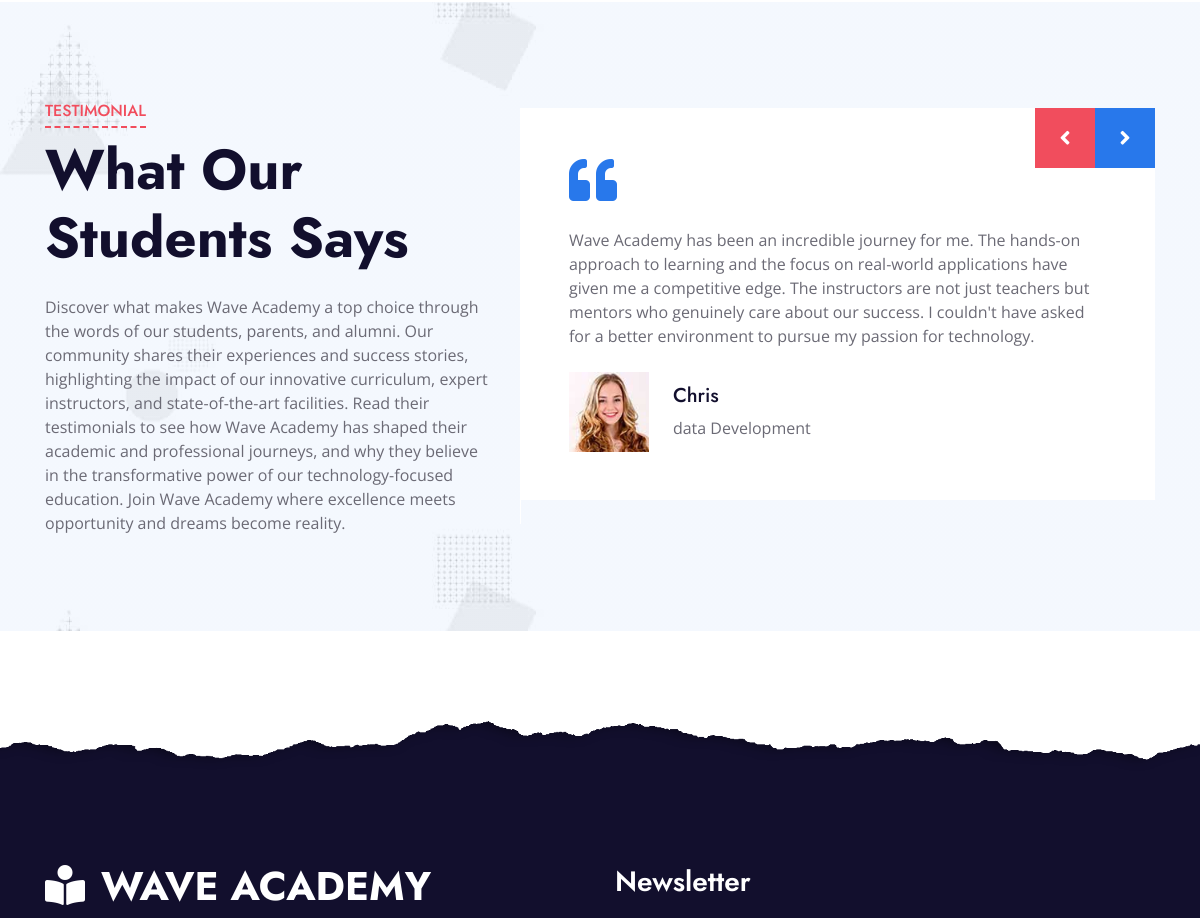
/testimonial (middle part), run on an earlier commit of the app's database.
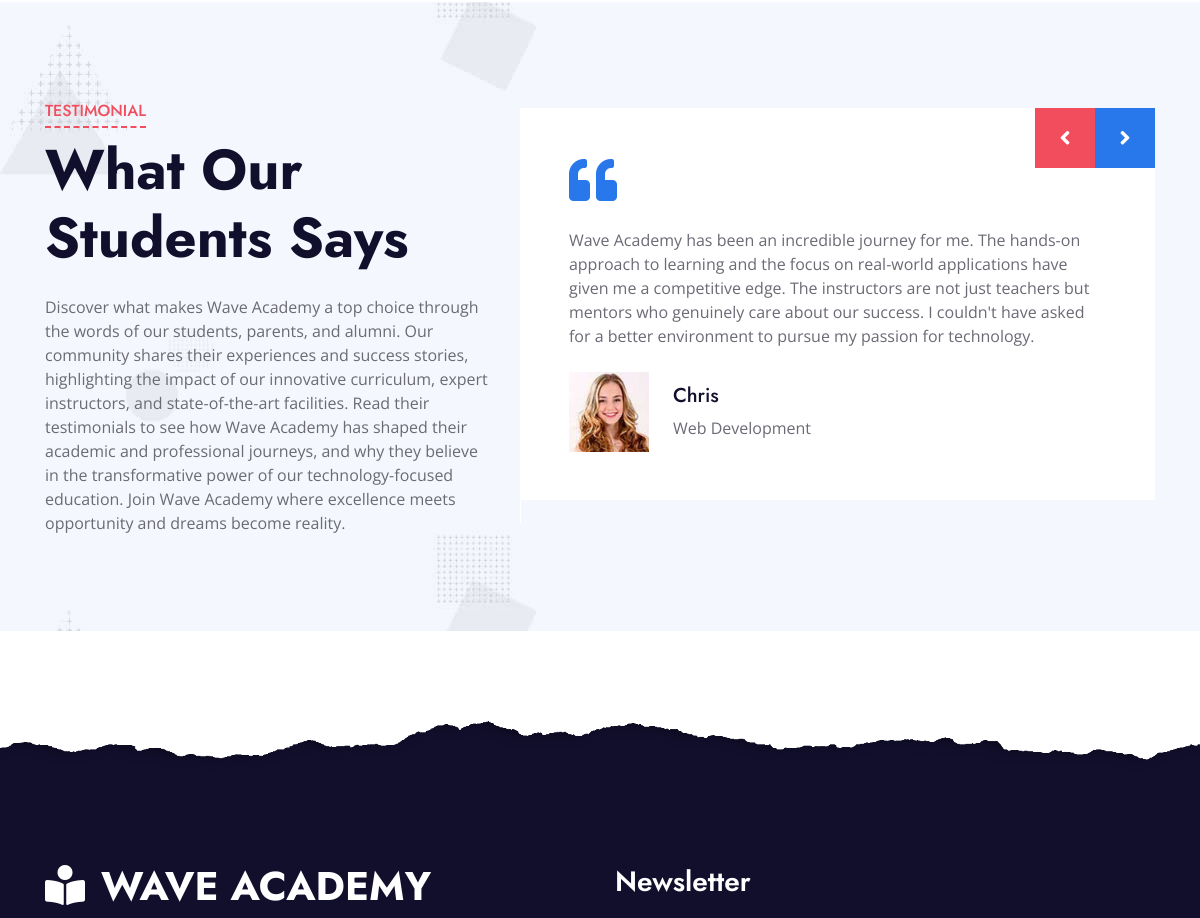
And on a later commit of the database.
### core/models.py (models this page shows, shortened)
class testimonialSlider(models.Model):
    image = models.ImageField(upload_to='about_images/')
    name = models.CharField(max_length=1000)
    msg = models.TextField()
    course = models.ForeignKey(ReleaseCoure, on_delete=models.CASCADE)

class ReleaseCoure(models.Model):
    image = models.ImageField(upload_to='course/')
    name = models.CharField(max_length=500)
    instructor = models.ForeignKey('Instructors', on_delete=models.CASCADE)
    description = models.TextField()
    description2 = models.TextField()
    rating = models.FloatField()
    lectures = models.CharField(max_length=100)
    duration = models.CharField(max_length=100)
    skill_level = models.CharField(max_length=200)
    language = models.CharField(max_length=250)
    course_price = models.CharField(max_length=100)
    def __str__(self):
        return self.name

### core/views.py (the view)
# urls.py: path('testimonial', views.testimonial, name='testimonial'),
def testimonial(request):
    testslider = testimonialSlider.objects.all()
    testimonial = Testimonial.objects.first()
    context = {
        'testslider': testslider,
        'testimonial': testimonial,
    }
    return render(request, 'testimonial.html', context )

### core/templates/testimonial.html (shortened to what this page needs)
{% extends 'base.html' %}
{% load static %}
{% block content %}
    <div class="container-fluid bg-image py-5" style="margin: 90px 0;">
        <div class="container py-5">
            <div class="row align-items-center">
                <div class="col-lg-5 mb-5 mb-lg-0">
                    <div class="section-title position-relative mb-4">
                        <h6 class="d-inline-block position-relative text-secondary text-uppercase pb-2">Testimonial</h6>
                        <h1 class="display-4">{{ testimonial.title }}</h1>
                    </div>
                    <p class="m-0">{{ testimonial.description}}</p>
                </div>
                <div class="col-lg-7">
                    <div class="owl-carousel testimonial-carousel">
                        {% for i in testslider %}
                        <div class="bg-white p-5">
                            <i class="fa fa-3x fa-quote-left text-primary mb-4"></i>
                            <p>{{ i.msg }}</p>
                            <div class="d-flex flex-shrink-0 align-items-center mt-4">
                                <img class="img-fluid mr-4" src="{{ i.image.url }}" alt="">
                                <div>
                                    <h5>{{ i.name }}</h5>
                                    <span>{{ i.course }}</span>
                                </div>
                            </div>
                        </div>
                        {% endfor %}
                    </div>
                </div>
            </div>
        </div>
    </div>
{% endblock %}

What changed in the data, as far as the page shows it:
changed through a linked row, testimonialSlider "Chris": course "data Development" → "Web Development"
